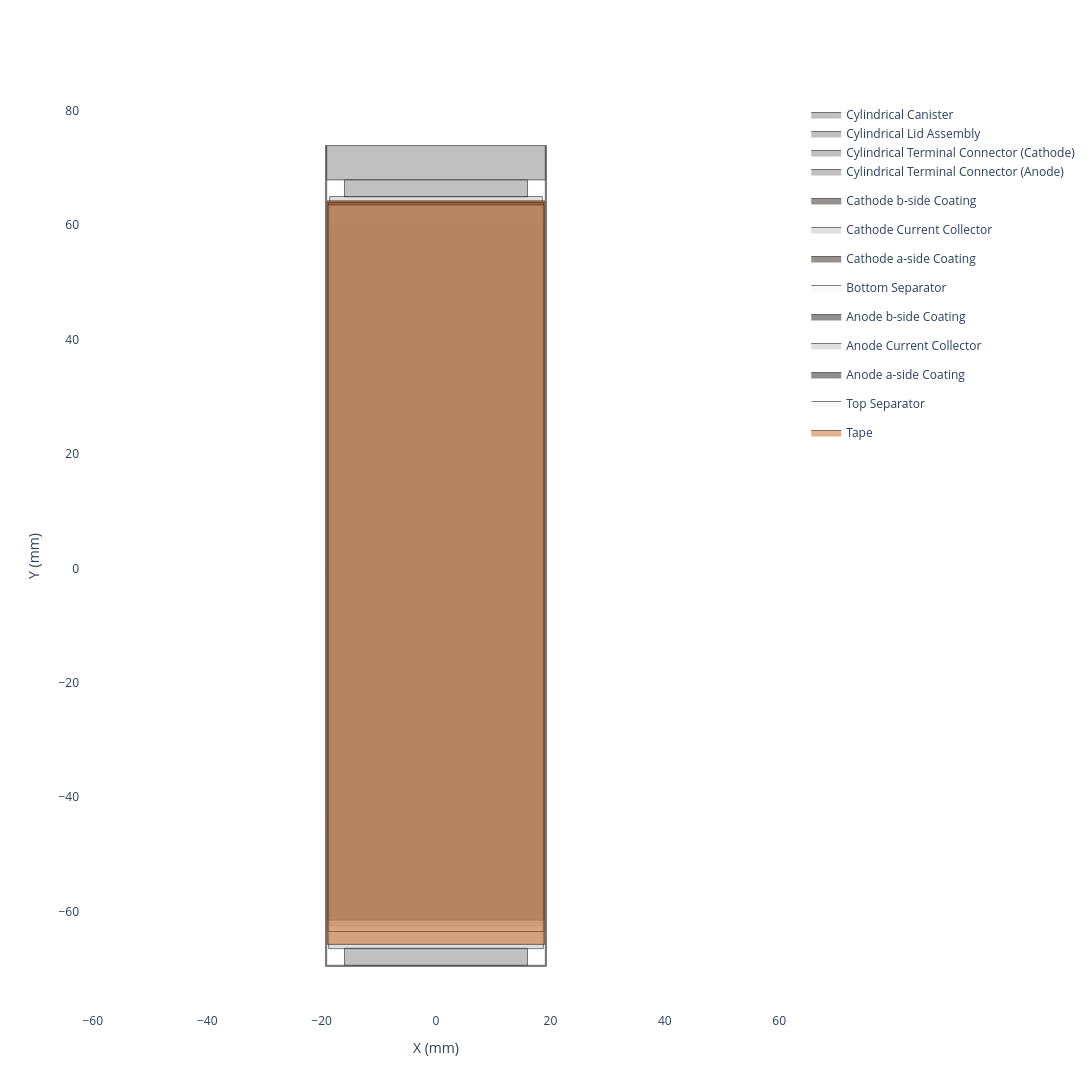

Notebook code for this chart:
### Code cell
cell.get_top_down_view(height=1200, width=1200).show()

### Figure 1 — Plotly figure (JSON) as saved in the notebook; plotly's stock layout.template omitted (floating-point values rounded to 4 significant figures; data arrays with more than 128 entries replaced by an {"elided": "..."} marker saying what was removed)
{"data": [{"fill": "toself", "fillcolor": "#C0C0C0", "legendgroup": "Body", "line": {"color": "black", "width": 0.5}, "mode": "lines", "name": "Cylindrical Canister", "showlegend": true, "type": "scatter", "x": [-19.31, -19.31, -19.11, -19.11, 19.11, 19.11, 19.31, 19.31, -19.31, -19.31], "y": [-69.6, 73.9, 73.9, -69.4, -69.4, 73.9, 73.9, -69.6, -69.6, -69.6]}, {"fill": "toself", "fillcolor": "#C0C0C0", "legendgroup": "Body", "line": {"color": "black", "width": 0.5}, "mode": "lines", "name": "Cylindrical Lid Assembly", "showlegend": true, "type": "scatter", "x": {"elided": "203 float values"}, "y": {"elided": "203 float values"}}, {"fill": "toself", "fillcolor": "#C0C0C0", "legendgroup": "Body", "line": {"color": "black", "width": 0.5}, "mode": "lines", "name": "Cylindrical Terminal Connector (Cathode)", "showlegend": true, "type": "scatter", "x": {"elided": "403 float values"}, "y": {"elided": "403 float values"}}, {"fill": "toself", "fillcolor": "#C0C0C0", "legendgroup": "Body", "line": {"color": "black", "width": 0.5}, "mode": "lines", "name": "Cylindrical Terminal Connector (Anode)", "showlegend": true, "type": "scatter", "x": {"elided": "403 float values"}, "y": {"elided": "403 float values"}}, {"fill": "toself", "fillcolor": "rgba(47, 36, 31, 0.5)", "line": {"color": "black", "width": 0.5}, "mode": "lines", "name": "Cathode b-side Coating", "type": "scatter", "x": [-18.59, -18.59, 18.59, 18.59, -18.59], "y": [-62.5, 60.0, 60.0, -62.5, -62.5]}, {"fill": "toself", "fillcolor": "rgba(192, 192, 192, 0.5)", "line": {"color": "black", "width": 0.5}, "mode": "lines", "name": "Cathode Current Collector", "type": "scatter", "x": [-18.6, -18.6, 18.6, 18.6, -18.6], "y": [-62.5, 65.0, 65.0, -62.5, -62.5]}, {"fill": "toself", "fillcolor": "rgba(47, 36, 31, 0.5)", "line": {"color": "black", "width": 0.5}, "mode": "lines", "name": "Cathode a-side Coating", "type": "scatter", "x": [-18.67, -18.67, 18.67, 18.67, -18.67], "y": [-62.5, 60.0, 60.0, -62.5, -62.5]}, {"fill": "toself", "fillcolor": "rgba(242, 242, 242, 0.5)", "line": {"color": "black", "width": 0.5}, "mode": "lines", "name": "Bottom Separator", "type": "scatter", "x": [-18.73, -18.73, 18.73, 18.73, -18.73], "y": [-63.5, 63.5, 63.5, -63.5, -63.5]}, {"fill": "toself", "fillcolor": "rgba(31, 31, 31, 0.5)", "line": {"color": "black", "width": 0.5}, "mode": "lines", "name": "Anode b-side Coating", "type": "scatter", "x": [-18.75, -18.75, 18.75, 18.75, -18.75], "y": [-61.5, 64.0, 64.0, -61.5, -61.5]}, {"fill": "toself", "fillcolor": "rgba(192, 192, 192, 0.5)", "line": {"color": "black", "width": 0.5}, "mode": "lines", "name": "Anode Current Collector", "type": "scatter", "x": [-18.77, -18.77, 18.77, 18.77, -18.77], "y": [-66.5, 64.0, 64.0, -66.5, -66.5]}, {"fill": "toself", "fillcolor": "rgba(31, 31, 31, 0.5)", "line": {"color": "black", "width": 0.5}, "mode": "lines", "name": "Anode a-side Coating", "type": "scatter", "x": [-18.84, -18.84, 18.84, 18.84, -18.84], "y": [-61.5, 64.0, 64.0, -61.5, -61.5]}, {"fill": "toself", "fillcolor": "rgba(242, 242, 242, 0.5)", "line": {"color": "black", "width": 0.5}, "mode": "lines", "name": "Top Separator", "type": "scatter", "x": [-18.85, -18.85, 18.85, 18.85, -18.85], "y": [-63.5, 63.5, 63.5, -63.5, -63.5]}, {"fill": "toself", "fillcolor": "rgba(201, 100, 31, 0.5)", "line": {"color": "black", "width": 0.5}, "mode": "lines", "name": "Tape", "type": "scatter", "x": [-19.0, -19.0, 19.0, 19.0, -19.0], "y": [-65.75, 64.25, 64.25, -65.75, -65.75]}], "layout": {"height": 1200, "paper_bgcolor": "white", "plot_bgcolor": "white", "width": 1200, "xaxis": {"scaleanchor": "y", "title": {"text": "X (mm)"}, "zeroline": false}, "yaxis": {"title": {"text": "Y (mm)"}, "zeroline": false}}}
